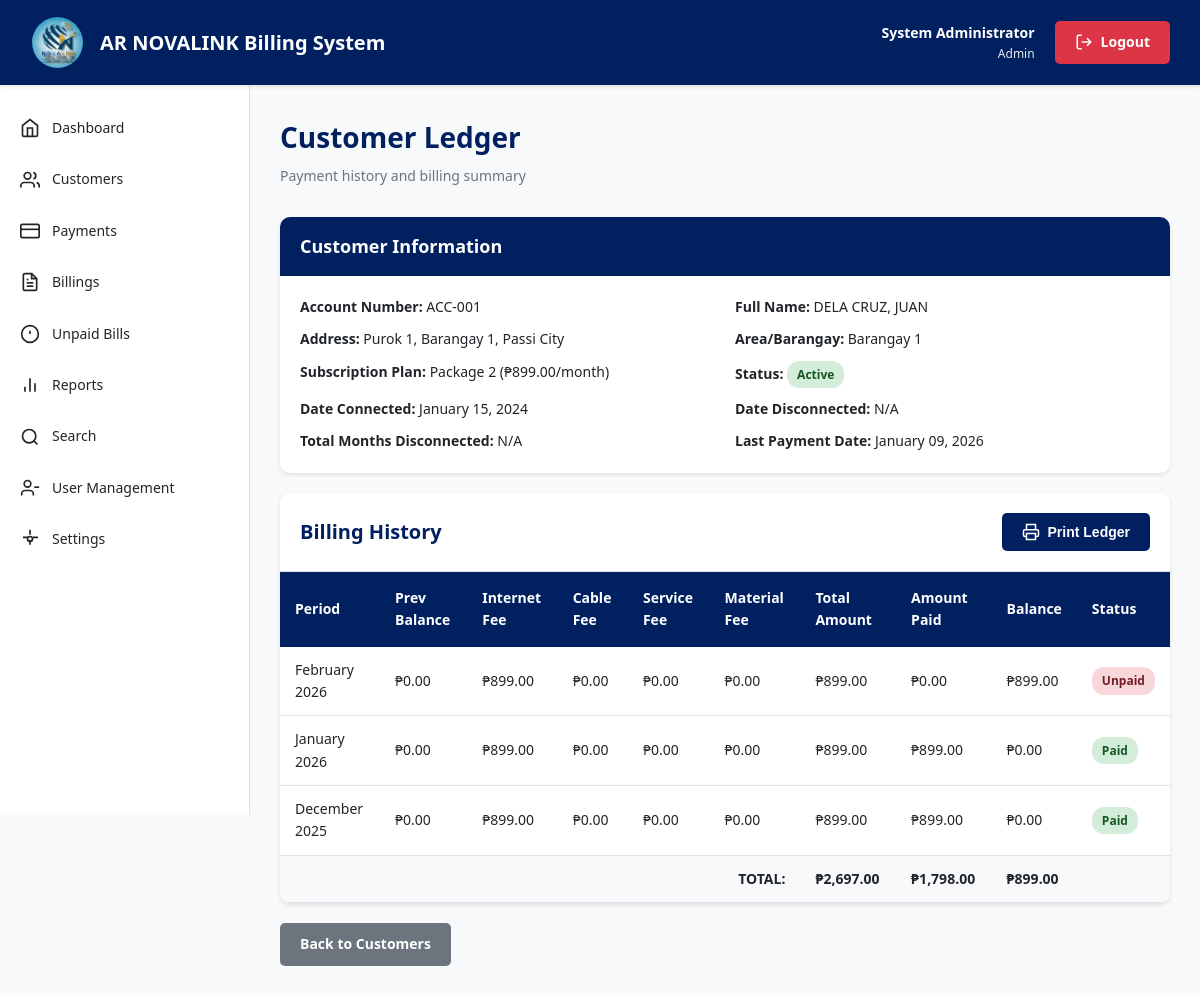
The app's page /customer_ledger.php?id=1 (signed in) with its own data.
### tables this page shows
CREATE TABLE customers (
    customer_id INT PRIMARY KEY AUTO_INCREMENT,
    account_number VARCHAR(50) UNIQUE NOT NULL,
    subscriber_name VARCHAR(150) NOT NULL,
    account_name VARCHAR(150),
    address TEXT NOT NULL,
    area_id INT,
    tel_no VARCHAR(50),
    package_id INT,
    bandwidth_mbps INT,
    monthly_fee DECIMAL(10,2),
    installation_date DATE,
    date_connected DATE,
    disconnection_date DATE NULL,
    status ENUM('active', 'disconnected', 'hold_disconnection') DEFAULT 'active',
    router_serial VARCHAR(100),
    code_number VARCHAR(50),
    remarks TEXT,
    created_at TIMESTAMP DEFAULT CURRENT_TIMESTAMP,
    updated_at TIMESTAMP DEFAULT CURRENT_TIMESTAMP ON UPDATE CURRENT_TIMESTAMP,
    FOREIGN KEY (area_id) REFERENCES areas(area_id) ON DELETE SET NULL,
    FOREIGN KEY (package_id) REFERENCES packages(package_id) ON DELETE SET NULL,
    INDEX idx_account_number (account_number),
    INDEX idx_subscriber_name (subscriber_name),
    INDEX idx_area (area_id),
    INDEX idx_status (status)
);

CREATE TABLE areas (
    area_id INT PRIMARY KEY AUTO_INCREMENT,
    area_name VARCHAR(100) NOT NULL UNIQUE,
    description TEXT,
    created_at TIMESTAMP DEFAULT CURRENT_TIMESTAMP,
    INDEX idx_area_name (area_name)
);

CREATE TABLE packages (
    package_id INT PRIMARY KEY AUTO_INCREMENT,
    package_name VARCHAR(100) NOT NULL,
    bandwidth_mbps INT NOT NULL,
    monthly_fee DECIMAL(10,2) NOT NULL,
    description TEXT,
    status ENUM('active', 'inactive') DEFAULT 'active',
    created_at TIMESTAMP DEFAULT CURRENT_TIMESTAMP,
    INDEX idx_package_name (package_name)
);

CREATE TABLE billings (
    billing_id INT PRIMARY KEY AUTO_INCREMENT,
    customer_id INT NOT NULL,
    billing_month INT NOT NULL,
    billing_year INT NOT NULL,
    internet_fee DECIMAL(10,2) DEFAULT 0.00,
    cable_fee DECIMAL(10,2) DEFAULT 0.00,
    service_fee DECIMAL(10,2) DEFAULT 0.00,
    material_fee DECIMAL(10,2) DEFAULT 0.00,
    previous_balance DECIMAL(10,2) DEFAULT 0.00,
    total_amount DECIMAL(10,2) NOT NULL,
    discount DECIMAL(10,2) DEFAULT 0.00,
    net_amount DECIMAL(10,2) NOT NULL,
    status ENUM('unpaid', 'paid', 'partial') DEFAULT 'unpaid',
    due_date DATE,
    auto_generated TINYINT(1) DEFAULT 1,
    created_at TIMESTAMP DEFAULT CURRENT_TIMESTAMP,
    updated_at TIMESTAMP DEFAULT CURRENT_TIMESTAMP ON UPDATE CURRENT_TIMESTAMP,
    FOREIGN KEY (customer_id) REFERENCES customers(customer_id) ON DELETE CASCADE,
    UNIQUE KEY unique_customer_month (customer_id, billing_month, billing_year),
    INDEX idx_customer (customer_id),
    INDEX idx_billing_period (billing_year, billing_month),
    INDEX idx_status (status)
);

### config.php (called while the page is built, shortened)
<?php
function format_currency($amount) {
    return '₱' . number_format($amount, 2);
}
function get_month_name($month) {
    $months = [
        1 => 'January', 2 => 'February', 3 => 'March', 4 => 'April',
        5 => 'May', 6 => 'June', 7 => 'July', 8 => 'August',
        9 => 'September', 10 => 'October', 11 => 'November', 12 => 'December'
    ];
    return $months[$month] ?? '';
}
?>

### customer_ledger.php (the view, shortened to what this page needs)
<?php
require_once 'config.php';
$customer_id = isset($_GET['id']) ? intval($_GET['id']) : 0;
$conn = getDBConnection();
$stmt = $conn->prepare("SELECT c.*, a.area_name, p.package_name FROM customers c LEFT JOIN areas a ON c.area_id = a.area_id LEFT JOIN packages p ON c.package_id = p.package_id WHERE c.customer_id = ?");
$stmt->bind_param("i", $customer_id);
$stmt->execute();
$customer = $stmt->get_result()->fetch_assoc();
$total_months_disconnected = 0;
$last_payment_result = $conn->query("SELECT MAX(payment_date) as last_payment FROM payments WHERE customer_id = $customer_id");
$last_payment_row = $last_payment_result->fetch_assoc();
$last_payment_date = $last_payment_row['last_payment'];
$billings = $conn->query("SELECT b.*,
    (SELECT SUM(amount_paid) FROM payments WHERE billing_id = b.billing_id) as total_paid
    FROM billings b
    WHERE b.customer_id = $customer_id
    ORDER BY b.billing_year DESC, b.billing_month DESC");
$total_billed = 0;
$total_paid = 0;
$total_balance = 0;
?>
<!DOCTYPE html>
<html lang="en">
<head>
    <link rel="stylesheet" href="css/style.css">
</head>
<body>
    <?php include 'includes/header.php'; ?>
    <div class="container">
        <?php include 'includes/sidebar.php'; ?>
        <main class="main-content">
            <div class="page-header">
                <h1>Customer Ledger</h1>
                <p>Payment history and billing summary</p>
            </div>
            <div class="widget" style="margin-bottom: 20px;">
                <div class="widget-header">
                    <h2>Customer Information</h2>
                </div>
                <div class="widget-content">
                    <div class="form-row">
                        <div>
                            <strong>Account Number:</strong> <?php echo htmlspecialchars($customer['account_number']); ?>
                        </div>
                        <div>
                            <strong>Full Name:</strong> <?php echo htmlspecialchars($customer['subscriber_name']); ?>
                        </div>
                    </div>
                    <div class="form-row mt-1">
                        <div>
                            <strong>Address:</strong> <?php echo htmlspecialchars($customer['address']); ?>
                        </div>
                        <div>
                            <strong>Area/Barangay:</strong> <?php echo htmlspecialchars($customer['area_name'] ?? 'N/A'); ?>
                        </div>
                    </div>
                    <div class="form-row mt-1">
                        <div>
                            <strong>Subscription Plan:</strong> <?php echo htmlspecialchars($customer['package_name'] ?? 'N/A'); ?> (<?php echo format_currency($customer['monthly_fee']); ?>/month)
                        </div>
                        <div>
                            <strong>Status:</strong>
                            <span class="badge badge-<?php
                                echo $customer['status'] == 'active' ? 'success' :
                                    ($customer['status'] == 'hold_disconnection' ? 'warning' : 'danger');
                            ?>">
                                <?php echo ucfirst(str_replace('_', ' ', $customer['status'])); ?>
                            </span>
                        </div>
                    </div>
                    <div class="form-row mt-1">
                        <div>
                            <strong>Date Connected:</strong>
                            <?php echo $customer['date_connected'] ? date('F d, Y', strtotime($customer['date_connected'])) : 'N/A'; ?>
                        </div>
                        <div>
                            <strong>Date Disconnected:</strong>
                            <?php echo $customer['disconnection_date'] ? date('F d, Y', strtotime($customer['disconnection_date'])) : 'N/A'; ?>
                        </div>
                    </div>
                    <div class="form-row mt-1">
                        <div>
                            <strong>Total Months Disconnected:</strong>
                            <?php echo $customer['status'] == 'disconnected' ? $total_months_disconnected . ' months' : 'N/A'; ?>
                        </div>
                        <div>
                            <strong>Last Payment Date:</strong>
                            <?php echo $last_payment_date ? date('F d, Y', strtotime($last_payment_date)) : 'No payments yet'; ?>
                        </div>
                    </div>
                </div>
            </div>
            <div class="table-container">
                <div class="table-header">
                    <h2>Billing History</h2>
                    <button onclick="window.print()" class="btn btn-primary">
                        <svg width="18" height="18" viewBox="0 0 24 24" fill="none" stroke="currentColor" stroke-width="2">
                            <polyline points="6 9 6 2 18 2 18 9"/>
                            <path d="M6 18H4a2 2 0 0 1-2-2v-5a2 2 0 0 1 2-2h16a2 2 0 0 1 2 2v5a2 2 0 0 1-2 2h-2"/>
                            <rect x="6" y="14" width="12" height="8"/>
                        </svg>
                        Print Ledger
                    </button>
                </div>
                <table>
                    <thead>
                        <tr>
                            <th>Period</th>
                            <th>Prev Balance</th>
                            <th>Internet Fee</th>
                            <th>Cable Fee</th>
                            <th>Service Fee</th>
                            <th>Material Fee</th>
                            <th>Total Amount</th>
                            <th>Amount Paid</th>
                            <th>Balance</th>
                            <th>Status</th>
                        </tr>
                    </thead>
                    <tbody>
                        <?php if ($billings->num_rows > 0): ?>
                            <?php while ($row = $billings->fetch_assoc()):
                                $paid = $row['total_paid'] ?? 0;
                                $balance = $row['net_amount'] - $paid;
                                $total_billed += $row['net_amount'];
                                $total_paid += $paid;
                                $total_balance += $balance;
                            ?>
                            <tr>
                                <td><?php echo get_month_name($row['billing_month']) . ' ' . $row['billing_year']; ?></td>
                                <td><?php echo format_currency($row['previous_balance']); ?></td>
                                <td><?php echo format_currency($row['internet_fee']); ?></td>
                                <td><?php echo format_currency($row['cable_fee']); ?></td>
                                <td><?php echo format_currency($row['service_fee']); ?></td>
                                <td><?php echo format_currency($row['material_fee']); ?></td>
                                <td><?php echo format_currency($row['net_amount']); ?></td>
                                <td><?php echo format_currency($paid); ?></td>
                                <td><?php echo format_currency($balance); ?></td>
                                <td>
                                    <?php
                                    $status_class = 'danger';
                                    if ($row['status'] == 'paid') $status_class = 'success';
                                    elseif ($row['status'] == 'partial') $status_class = 'warning';
                                    ?>
                                    <span class="badge badge-<?php echo $status_class; ?>">
                                        <?php echo ucfirst($row['status']); ?>
                                    </span>
                                </td>
                            </tr>
                            <?php endwhile; ?>
                            <tr style="background: var(--light-gray); font-weight: bold;">
                                <td colspan="6" class="text-right">TOTAL:</td>
                                <td><?php echo format_currency($total_billed); ?></td>
                                <td><?php echo format_currency($total_paid); ?></td>
                                <td><?php echo format_currency($total_balance); ?></td>
                                <td></td>
                            </tr>
                        <?php else: ?>
                            <tr>
                                <td colspan="10" class="text-center">No billing records found</td>
                            </tr>
                        <?php endif; ?>
                    </tbody>
                </table>
            </div>
            <div class="mt-2">
                <a href="customers.php" class="btn btn-secondary">Back to Customers</a>
            </div>
        </main>
    </div>
</body>
</html>

### css/style.css (style rules this page uses)
:root { --primary-color: #002060; --primary-dark: #001540; --primary-light: #003080; --secondary-color: #0066cc; --success-color: #28a745; --danger-color: #dc3545; --warning-color: #ffc107; --info-color: #17a2b8; --light-gray: #f8f9fa; --medium-gray: #e9ecef; --dark-gray: #6c757d; --text-color: #212529; --border-color: #dee2e6; --white: #ffffff; --shadow: 0 2px 4px rgba(0, 0, 0, 0.1); --shadow-lg: 0 4px 8px rgba(0, 0, 0, 0.15); }
* { margin: 0; padding: 0; box-sizing: border-box; }
body { font-family: 'Segoe UI', Tahoma, Geneva, Verdana, sans-serif; font-size: 14px; line-height: 1.6; color: var(--text-color); background-color: var(--light-gray); }
.form-row { display: grid; grid-template-columns: repeat(auto-fit, minmax(200px, 1fr)); gap: 20px; }
.btn { display: inline-flex; align-items: center; justify-content: center; gap: 8px; padding: 10px 20px; border: none; border-radius: 5px; font-size: 14px; font-weight: 600; cursor: pointer; transition: all 0.3s ease; text-decoration: none; }
.btn svg { width: 18px; height: 18px; }
.btn-primary { background: var(--primary-color); color: var(--white); }
.btn-secondary { background: var(--dark-gray); color: var(--white); }
.container { display: flex; min-height: calc(100vh - 70px); }
.main-content { flex: 1; padding: 30px; overflow-y: auto; }
.page-header { margin-bottom: 30px; }
.page-header h1 { font-size: 28px; color: var(--primary-color); margin-bottom: 5px; }
.page-header p { color: var(--dark-gray); }
.widget { background: var(--white); border-radius: 10px; box-shadow: var(--shadow); overflow: hidden; }
.widget-header { background: var(--primary-color); color: var(--white); padding: 15px 20px; }
.widget-header h2 { font-size: 18px; font-weight: 600; }
.widget-content { padding: 20px; }
.table-container { background: var(--white); border-radius: 10px; box-shadow: var(--shadow); overflow: hidden; }
.table-header { display: flex; justify-content: space-between; align-items: center; padding: 20px; border-bottom: 1px solid var(--border-color); }
.table-header h2 { font-size: 20px; color: var(--primary-color); }
table { width: 100%; border-collapse: collapse; }
table thead { background: var(--primary-color); color: var(--white); }
table th { padding: 15px; text-align: left; font-weight: 600; }
table td { padding: 12px 15px; border-bottom: 1px solid var(--border-color); }
.badge { display: inline-block; padding: 4px 10px; border-radius: 12px; font-size: 12px; font-weight: 600; }
.badge-success { background: #d4edda; color: #155724; }
.badge-danger { background: #f8d7da; color: #721c24; }
.text-right { text-align: right; }
.mt-1 { margin-top: 10px; }
.mt-2 { margin-top: 20px; }

### records on screen
customers: account_number "ACC-001", subscriber_name "DELA CRUZ, JUAN", address "Purok 1, Barangay 1, Passi City", area.area_name "Barangay 1", package.package_name "Package 2", monthly_fee "₱899.00", status "Active", date_connected "January 15, 2024"
billings: billing_month "February", billing_year "2026", previous_balance "₱0.00", internet_fee "₱899.00", cable_fee "₱0.00", service_fee "₱0.00", material_fee "₱0.00", net_amount "₱899.00", paid "₱0.00", balance "₱899.00", status "Unpaid"
billings: billing_month "January", billing_year "2026", previous_balance "₱0.00", internet_fee "₱899.00", cable_fee "₱0.00", service_fee "₱0.00", material_fee "₱0.00", net_amount "₱899.00", paid "₱899.00", balance "₱0.00", status "Paid"
billings: billing_month "December", billing_year "2025", previous_balance "₱0.00", internet_fee "₱899.00", cable_fee "₱0.00", service_fee "₱0.00", material_fee "₱0.00", net_amount "₱899.00", paid "₱899.00", balance "₱0.00", status "Paid"

### other values on screen
$_SESSION['full_name'] "System Administrator"
$_SESSION['role'] "Admin"
date('F d, Y', strtotime($last_payment_date)) "January 09, 2026"
format_currency($total_billed) "₱2,697.00"
format_currency($total_paid) "₱1,798.00"
format_currency($total_balance) "₱899.00"
